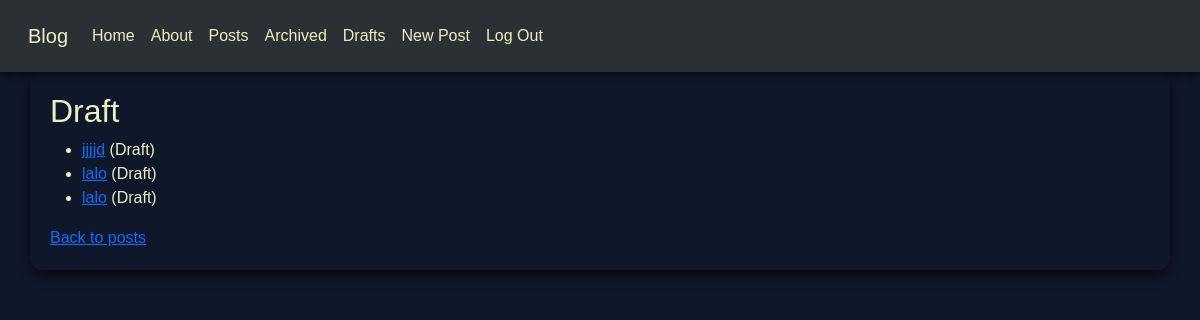
The app's page /posts/drafts/ (signed in) with its own data.
### posts/models.py (models this page shows, shortened)
class Status(models.Model):
    name = models.CharField(max_length=128)
    description = models.CharField(max_length=256)

class Post(models.Model):
    title = models.CharField(max_length=128)
    subtitle = models.CharField(max_length=256)
    body = models.TextField()
    author = models.ForeignKey(
        get_user_model(),
        on_delete=models.CASCADE
    )
    status = models.ForeignKey(
        Status,
        on_delete=models.CASCADE
    )
    created_on = models.DateTimeField(auto_now_add=True)

### posts/views.py (the view)
# urls.py: path("drafts/", views.DraftPostList.as_view(), name="drafts"),
class DraftPostList(LoginRequiredMixin, ListView):
    template_name = "posts/draft_list.html"
    model = Post
    def get_context_data(self, **kwargs):
        context = super().get_context_data(**kwargs)
        draft = Status.objects.get(name="draft")
        context["title"] = "Draft"
        context["post_list"] = (
            Post.objects
            .filter(status=draft)
            .filter(author=self.request.user)
            .order_by("-created_on")
        )
        return context

### templates/posts/draft_list.html
{% extends "base.html" %}
{% block content %}
<h2>{{ title }} </h2>
<ul>
  {% for post in post_list %}
  <li>
    <a href="{% url 'detail' post.id %}">{{ post.title }}</a>
    (Draft)
  </li>
  {% empty %}
  <li>You have no drafts.</li>
  {% endfor %}
</ul>
<a href="{% url 'list' %}">Back to posts</a>
{% endblock %}

### static/css/base.css (style rules this page uses)
:root { --spaceduck-background: #0f172a; --spaceduck-foreground: #ecf0c1; --spaceduck-cyan: #5fb3b3; --spaceduck-green: #a7c080; --spaceduck-yellow: #dbc074; --spaceduck-orange: #e39b7b; --spaceduck-pink: #d699b6; --spaceduck-purple: #1e293b; --spaceduck-red: #e68183; }
body { background-color: var(--spaceduck-background); color: var(--spaceduck-foreground); font-family: "DM Sans", sans-serif; font-weight: 400; margin: 0; padding: 0; }

### records on screen
Status: name "Draft"
Post: title "jjjjd"
Post: title "lalo"
Post: title "lalo"
